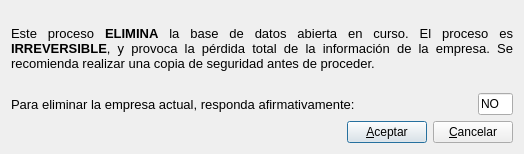
<ui version="4.0" >
 <class>borraactual</class>
 <widget class="QDialog" name="borraactual" >
  <property name="geometry" >
   <rect>
    <x>0</x>
    <y>0</y>
    <width>524</width>
    <height>154</height>
   </rect>
  </property>
  <property name="windowTitle" >
   <string>Eliminar empresa actual</string>
  </property>
  <layout class="QVBoxLayout" >
   <item>
    <widget class="QLabel" name="label" >
     <property name="sizePolicy" >
      <sizepolicy vsizetype="Expanding" hsizetype="Preferred" >
       <horstretch>0</horstretch>
       <verstretch>0</verstretch>
      </sizepolicy>
     </property>
     <property name="font" >
      <font>
       <pointsize>10</pointsize>
      </font>
     </property>
     <property name="text" >
      <string>&lt;html>&lt;head>&lt;meta name="qrichtext" content="1" />&lt;style type="text/css">
p, li { white-space: pre-wrap; }
&lt;/style>&lt;/head>&lt;body style=" font-family:'Sans Serif'; font-size:10pt; font-weight:400; font-style:normal;">
&lt;p style=" margin-top:0px; margin-bottom:0px; margin-left:0px; margin-right:0px; -qt-block-indent:0; text-indent:0px;">Este proceso &lt;span style=" font-weight:600;">ELIMINA&lt;/span> la base de datos abierta en curso. El proceso es &lt;span style=" font-weight:600;">IRREVERSIBLE&lt;/span>, y provoca la pérdida total de la información de la empresa. Se recomienda realizar una copia de seguridad antes de proceder.&lt;/p>&lt;/body>&lt;/html></string>
     </property>
     <property name="alignment" >
      <set>Qt::AlignJustify|Qt::AlignVCenter</set>
     </property>
     <property name="wordWrap" >
      <bool>true</bool>
     </property>
    </widget>
   </item>
   <item>
    <layout class="QHBoxLayout" >
     <item>
      <widget class="QLabel" name="label_2" >
       <property name="font" >
        <font>
         <pointsize>10</pointsize>
        </font>
       </property>
       <property name="text" >
        <string>Para eliminar la empresa actual, responda afirmativamente:</string>
       </property>
      </widget>
     </item>
     <item>
      <widget class="QLineEdit" name="respuestalineEdit" >
       <property name="maximumSize" >
        <size>
         <width>35</width>
         <height>16777215</height>
        </size>
       </property>
       <property name="text" >
        <string>NO</string>
       </property>
      </widget>
     </item>
    </layout>
   </item>
   <item>
    <layout class="QHBoxLayout" >
     <item>
      <spacer>
       <property name="orientation" >
        <enum>Qt::Horizontal</enum>
       </property>
       <property name="sizeHint" stdset="0" >
        <size>
         <width>40</width>
         <height>20</height>
        </size>
       </property>
      </spacer>
     </item>
     <item>
      <widget class="QPushButton" name="aceptarpushButton" >
       <property name="text" >
        <string>&amp;Aceptar</string>
       </property>
      </widget>
     </item>
     <item>
      <widget class="QPushButton" name="cancelarpushButton" >
       <property name="text" >
        <string>&amp;Cancelar</string>
       </property>
      </widget>
     </item>
    </layout>
   </item>
  </layout>
 </widget>
 <resources/>
 <connections>
  <connection>
   <sender>aceptarpushButton</sender>
   <signal>clicked()</signal>
   <receiver>borraactual</receiver>
   <slot>accept()</slot>
   <hints>
    <hint type="sourcelabel" >
     <x>383</x>
     <y>242</y>
    </hint>
    <hint type="destinationlabel" >
     <x>383</x>
     <y>191</y>
    </hint>
   </hints>
  </connection>
  <connection>
   <sender>cancelarpushButton</sender>
   <signal>clicked()</signal>
   <receiver>borraactual</receiver>
   <slot>reject()</slot>
   <hints>
    <hint type="sourcelabel" >
     <x>490</x>
     <y>239</y>
    </hint>
    <hint type="destinationlabel" >
     <x>499</x>
     <y>187</y>
    </hint>
   </hints>
  </connection>
 </connections>
</ui>
